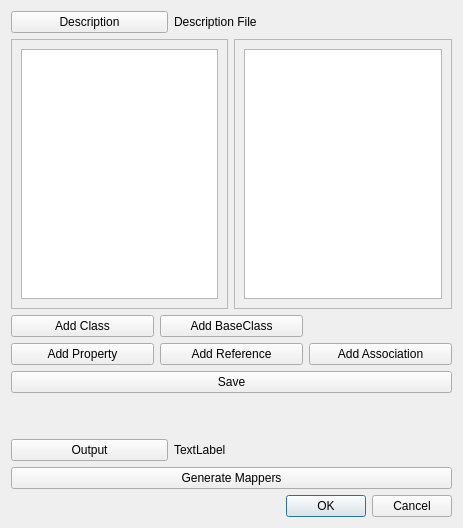
<?xml version="1.0" encoding="UTF-8"?>
<ui version="4.0">
 <class>MappingGeneratorDialog</class>
 <widget class="QDialog" name="MappingGeneratorDialog">
  <property name="geometry">
   <rect>
    <x>0</x>
    <y>0</y>
    <width>463</width>
    <height>528</height>
   </rect>
  </property>
  <property name="windowTitle">
   <string>Dialog</string>
  </property>
  <layout class="QVBoxLayout" name="verticalLayout">
   <item>
    <layout class="QHBoxLayout" name="horizontalLayout">
     <item>
      <widget class="QPushButton" name="buttonDesc">
       <property name="maximumSize">
        <size>
         <width>157</width>
         <height>16777215</height>
        </size>
       </property>
       <property name="text">
        <string>Description</string>
       </property>
      </widget>
     </item>
     <item>
      <widget class="QLabel" name="labelDesc">
       <property name="text">
        <string>Description File</string>
       </property>
      </widget>
     </item>
    </layout>
   </item>
   <item>
    <layout class="QHBoxLayout" name="horizontalLayout_5">
     <item>
      <widget class="QScrollArea" name="scrollDesc">
       <property name="sizeAdjustPolicy">
        <enum>QAbstractScrollArea::AdjustToContents</enum>
       </property>
       <property name="widgetResizable">
        <bool>true</bool>
       </property>
       <widget class="QWidget" name="scrollAreaWidgetContents">
        <property name="geometry">
         <rect>
          <x>0</x>
          <y>0</y>
          <width>218</width>
          <height>247</height>
         </rect>
        </property>
        <property name="sizePolicy">
         <sizepolicy hsizetype="Expanding" vsizetype="Expanding">
          <horstretch>1</horstretch>
          <verstretch>1</verstretch>
         </sizepolicy>
        </property>
        <layout class="QGridLayout" name="gridLayout">
         <item row="0" column="0">
          <widget class="QTreeView" name="treeView"/>
         </item>
        </layout>
       </widget>
      </widget>
     </item>
     <item>
      <widget class="QScrollArea" name="scrollArea">
       <property name="widgetResizable">
        <bool>true</bool>
       </property>
       <widget class="QWidget" name="scrollAreaWidgetContents_2">
        <property name="geometry">
         <rect>
          <x>0</x>
          <y>0</y>
          <width>218</width>
          <height>247</height>
         </rect>
        </property>
        <property name="sizePolicy">
         <sizepolicy hsizetype="Expanding" vsizetype="Expanding">
          <horstretch>0</horstretch>
          <verstretch>0</verstretch>
         </sizepolicy>
        </property>
        <layout class="QGridLayout" name="gridLayout_2">
         <item row="0" column="0">
          <widget class="QTableView" name="listAtributes">
           <property name="sizePolicy">
            <sizepolicy hsizetype="Expanding" vsizetype="Expanding">
             <horstretch>1</horstretch>
             <verstretch>1</verstretch>
            </sizepolicy>
           </property>
           <attribute name="horizontalHeaderStretchLastSection">
            <bool>true</bool>
           </attribute>
          </widget>
         </item>
        </layout>
       </widget>
      </widget>
     </item>
    </layout>
   </item>
   <item>
    <layout class="QGridLayout" name="gridLayout_3">
     <item row="3" column="1">
      <widget class="QPushButton" name="buttonAddProperty">
       <property name="text">
        <string>Add Property</string>
       </property>
      </widget>
     </item>
     <item row="1" column="2">
      <widget class="QPushButton" name="buttonAddBaseClass">
       <property name="text">
        <string>Add BaseClass</string>
       </property>
      </widget>
     </item>
     <item row="1" column="1">
      <widget class="QPushButton" name="buttonAddClass">
       <property name="text">
        <string>Add Class</string>
       </property>
      </widget>
     </item>
     <item row="3" column="2">
      <widget class="QPushButton" name="buttonAddReference">
       <property name="text">
        <string>Add Reference</string>
       </property>
      </widget>
     </item>
     <item row="3" column="3">
      <widget class="QPushButton" name="buttonAddAsociation">
       <property name="text">
        <string>Add Association</string>
       </property>
      </widget>
     </item>
    </layout>
   </item>
   <item>
    <widget class="QPushButton" name="pushButton">
     <property name="text">
      <string>Save</string>
     </property>
    </widget>
   </item>
   <item>
    <spacer name="verticalSpacer">
     <property name="orientation">
      <enum>Qt::Vertical</enum>
     </property>
     <property name="sizeType">
      <enum>QSizePolicy::Fixed</enum>
     </property>
     <property name="sizeHint" stdset="0">
      <size>
       <width>20</width>
       <height>40</height>
      </size>
     </property>
    </spacer>
   </item>
   <item>
    <layout class="QHBoxLayout" name="horizontalLayout_2">
     <item>
      <widget class="QPushButton" name="buttonOut">
       <property name="minimumSize">
        <size>
         <width>0</width>
         <height>0</height>
        </size>
       </property>
       <property name="maximumSize">
        <size>
         <width>157</width>
         <height>16777215</height>
        </size>
       </property>
       <property name="text">
        <string>Output</string>
       </property>
      </widget>
     </item>
     <item>
      <widget class="QLabel" name="labelOut">
       <property name="text">
        <string>TextLabel</string>
       </property>
      </widget>
     </item>
    </layout>
   </item>
   <item>
    <widget class="QPushButton" name="buttonGenerate">
     <property name="text">
      <string>Generate Mappers</string>
     </property>
    </widget>
   </item>
   <item>
    <widget class="QDialogButtonBox" name="buttonBox">
     <property name="orientation">
      <enum>Qt::Horizontal</enum>
     </property>
     <property name="standardButtons">
      <set>QDialogButtonBox::Cancel|QDialogButtonBox::Ok</set>
     </property>
    </widget>
   </item>
  </layout>
 </widget>
 <resources/>
 <connections>
  <connection>
   <sender>buttonBox</sender>
   <signal>accepted()</signal>
   <receiver>MappingGeneratorDialog</receiver>
   <slot>accept()</slot>
   <hints>
    <hint type="sourcelabel">
     <x>256</x>
     <y>519</y>
    </hint>
    <hint type="destinationlabel">
     <x>157</x>
     <y>274</y>
    </hint>
   </hints>
  </connection>
  <connection>
   <sender>buttonBox</sender>
   <signal>rejected()</signal>
   <receiver>MappingGeneratorDialog</receiver>
   <slot>reject()</slot>
   <hints>
    <hint type="sourcelabel">
     <x>324</x>
     <y>519</y>
    </hint>
    <hint type="destinationlabel">
     <x>286</x>
     <y>274</y>
    </hint>
   </hints>
  </connection>
  <connection>
   <sender>buttonDesc</sender>
   <signal>clicked()</signal>
   <receiver>MappingGeneratorDialog</receiver>
   <slot>chooseDesc()</slot>
   <hints>
    <hint type="sourcelabel">
     <x>156</x>
     <y>33</y>
    </hint>
    <hint type="destinationlabel">
     <x>379</x>
     <y>25</y>
    </hint>
   </hints>
  </connection>
  <connection>
   <sender>buttonOut</sender>
   <signal>clicked()</signal>
   <receiver>MappingGeneratorDialog</receiver>
   <slot>chooseOut()</slot>
   <hints>
    <hint type="sourcelabel">
     <x>135</x>
     <y>438</y>
    </hint>
    <hint type="destinationlabel">
     <x>382</x>
     <y>340</y>
    </hint>
   </hints>
  </connection>
  <connection>
   <sender>buttonAddClass</sender>
   <signal>clicked()</signal>
   <receiver>MappingGeneratorDialog</receiver>
   <slot>addClass()</slot>
   <hints>
    <hint type="sourcelabel">
     <x>61</x>
     <y>298</y>
    </hint>
    <hint type="destinationlabel">
     <x>57</x>
     <y>320</y>
    </hint>
   </hints>
  </connection>
  <connection>
   <sender>treeView</sender>
   <signal>activated(QModelIndex)</signal>
   <receiver>MappingGeneratorDialog</receiver>
   <slot>newSelection(QModelIndex)</slot>
   <hints>
    <hint type="sourcelabel">
     <x>195</x>
     <y>82</y>
    </hint>
    <hint type="destinationlabel">
     <x>264</x>
     <y>42</y>
    </hint>
   </hints>
  </connection>
  <connection>
   <sender>pushButton</sender>
   <signal>clicked()</signal>
   <receiver>MappingGeneratorDialog</receiver>
   <slot>saveToFile()</slot>
   <hints>
    <hint type="sourcelabel">
     <x>31</x>
     <y>371</y>
    </hint>
    <hint type="destinationlabel">
     <x>370</x>
     <y>380</y>
    </hint>
   </hints>
  </connection>
  <connection>
   <sender>buttonAddProperty</sender>
   <signal>clicked()</signal>
   <receiver>MappingGeneratorDialog</receiver>
   <slot>addProperty()</slot>
   <hints>
    <hint type="sourcelabel">
     <x>92</x>
     <y>338</y>
    </hint>
    <hint type="destinationlabel">
     <x>31</x>
     <y>438</y>
    </hint>
   </hints>
  </connection>
  <connection>
   <sender>buttonAddBaseClass</sender>
   <signal>clicked()</signal>
   <receiver>MappingGeneratorDialog</receiver>
   <slot>addBaseClass()</slot>
   <hints>
    <hint type="sourcelabel">
     <x>180</x>
     <y>307</y>
    </hint>
    <hint type="destinationlabel">
     <x>103</x>
     <y>439</y>
    </hint>
   </hints>
  </connection>
  <connection>
   <sender>buttonAddReference</sender>
   <signal>clicked()</signal>
   <receiver>MappingGeneratorDialog</receiver>
   <slot>addReference()</slot>
   <hints>
    <hint type="sourcelabel">
     <x>212</x>
     <y>337</y>
    </hint>
    <hint type="destinationlabel">
     <x>200</x>
     <y>438</y>
    </hint>
   </hints>
  </connection>
  <connection>
   <sender>buttonAddAsociation</sender>
   <signal>clicked()</signal>
   <receiver>MappingGeneratorDialog</receiver>
   <slot>addAssociation()</slot>
   <hints>
    <hint type="sourcelabel">
     <x>315</x>
     <y>338</y>
    </hint>
    <hint type="destinationlabel">
     <x>241</x>
     <y>439</y>
    </hint>
   </hints>
  </connection>
  <connection>
   <sender>buttonGenerate</sender>
   <signal>clicked()</signal>
   <receiver>MappingGeneratorDialog</receiver>
   <slot>generate()</slot>
   <hints>
    <hint type="sourcelabel">
     <x>386</x>
     <y>471</y>
    </hint>
    <hint type="destinationlabel">
     <x>390</x>
     <y>416</y>
    </hint>
   </hints>
  </connection>
 </connections>
 <slots>
  <slot>chooseDesc()</slot>
  <slot>chooseOut()</slot>
  <slot>newSelection(QModelIndex)</slot>
  <slot>addClass()</slot>
  <slot>saveToFile()</slot>
  <slot>addProperty()</slot>
  <slot>addAssociation()</slot>
  <slot>addBaseClass()</slot>
  <slot>addReference()</slot>
  <slot>generate()</slot>
 </slots>
</ui>
